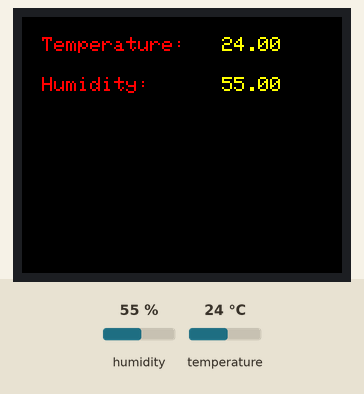
Simulated run of this sketch. Board: ESP32. On the bench: 160×128 colour display. The test bench sets the inputs (shaded band); at power-on: humidity 55 %, temperature 24 °C. What the sketch prints to the serial monitor is not drawn.

Above: at 2.7 s.
2.8 s: humidity set to 22 %
At 7.4 s:
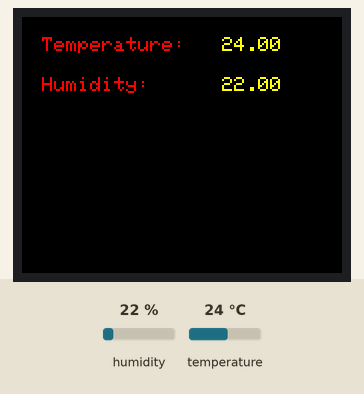
8.2 s: temperature set to 12 °C
At 10.9 s:
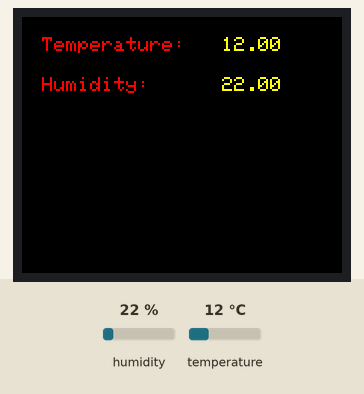
13.6 s: humidity set to 40 %
At 15.6 s:
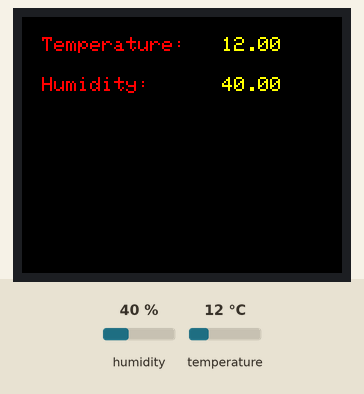
19.0 s: temperature set to 19 °C
Timing chart, 0 to 22.0 s (numbered marks = the images above; inputs shaded):
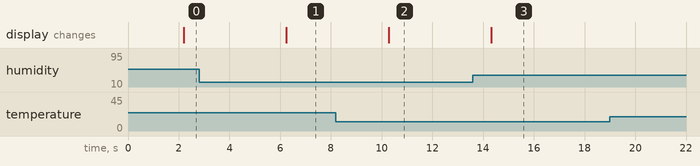

The sketch:

02___ii___dht11_oled_display.ino
```cpp
/*
2(ii). To interface OLED with Arduino/Raspberry Pi and write a program to print temperature and humidity readings on it.
Steps:
● Write the program
● Select the board-->DOIT ESP32 DEVKIT V1-->COM 4 serial port USB
● Pin connection: GPIO 4 to DHT11 O/P, GPIO 14 to CS of 1.8 TFT display, GPIO 12 to RES of 1.8 TFT display, GPIO 13 to A0 of 1.8 TFT display, GPIO 22 to SCK of 1.8 TFT display, GPIO 21 to SDA of 1.8 TFT display, LED of 1.8 TFT display to 3.3 V or 5 V.
● Install DHT sensor library by Adafruit
● Install Adafruit ST7735 library
● Click on Verify, Upload & check the output in serial monitor and kit (displays Temperature & Humidity values).
*/

/* Program to read temperature and humidity from DHT11 sensor and display the values on a TFT display */

#include <Adafruit_ST7735.h>  // Include display library
#include "DHT.h"              // Include DHT sensor library
#include <SPI.h>               // Include SPI library for communication

// DHT11 Sensor setup
#define DHTPIN 4     // Digital pin connected to the DHT11 sensor
#define DHTTYPE DHT11   // Define the sensor type as DHT11
DHT Dht(DHTPIN, DHTTYPE); // Initialize the DHT sensor

float temp = 0;  // Variable to store temperature value
float hum = 0;   // Variable to store humidity value

// Display pins configuration
#define Display_CS     14  // Chip select pin for display
#define Display_RES    12  // Reset pin for display
#define Display_A0     13  // A0 pin for display
#define Display_SCK    22  // SCK pin for display
#define Display_SDA    21  // SDA pin for display

// Initialize the display object
Adafruit_ST7735 Display = Adafruit_ST7735(Display_CS, Display_A0, Display_SDA, Display_SCK, Display_RES);

void setup(void) {
  Serial.begin(9600);  // Initialize serial communication
  Serial.println("DHT11 Test!");  // Print test message to serial monitor
  Dht.begin();  // Initialize the DHT sensor

  // Initialize the display
  Display.initR(INITR_BLACKTAB);  // Initialize the ST7735S TFT display
  Display.setTextWrap(true);  // Enable text wrapping
  Display.setRotation(1);  // Set display rotation
}

void loop() {
  delay(2000);  // Wait for 2 seconds between measurements

  // Read temperature and humidity values from the sensor
  temp = Dht.readTemperature();  // Get temperature in Celsius
  hum = Dht.readHumidity();     // Get humidity as a percentage

  // Check if the sensor readings are valid
  if (isnan(temp) || isnan(hum)) {
    Serial.println("DHT11 sensor pin not connected properly!");  // Print error message if invalid
    return;  // Exit the loop if sensor is not connected properly
  }

  // Print the temperature and humidity values to the serial monitor
  Serial.print("Temperature (°C): ");
  Serial.println(temp);
  Serial.print("Humidity (%RH): ");
  Serial.println(hum);
  Serial.println();

  // Update the display with the latest temperature and humidity readings
  Display.fillScreen(ST7735_BLACK);  // Clear the screen with black color
  Display.setTextSize(1);  // Set the text size to 1 (small text)

  // Display temperature on the screen
  Display.setCursor(10, 10);  // Set the cursor to position (10, 10)
  Display.setTextColor(ST7735_RED);  // Set text color to red
  Display.print("Temperature: ");  // Print the label

  Display.setCursor(100, 10);  // Set the cursor to position (100, 10)
  Display.setTextColor(ST7735_YELLOW);  // Set text color to yellow
  Display.println(temp);  // Print the temperature value

  // Display humidity on the screen
  Display.setCursor(10, 30);  // Set the cursor to position (10, 30)
  Display.setTextColor(ST7735_RED);  // Set text color to red
  Display.print("Humidity: ");  // Print the label

  Display.setCursor(100, 30);  // Set the cursor to position (100, 30)
  Display.setTextColor(ST7735_YELLOW);  // Set text color to yellow
  Display.println(hum);  // Print the humidity value

  delay(2000);  // Wait for 2 seconds before the next loop
}
```

Measured:
- after the input at 2.8 s, the display: changes after 3.4 s (image 1)
- after the input at 8.2 s, the display: changes after 2.1 s (image 2)
- after the input at 13.6 s, the display: changes after 0.73 s (image 3)
